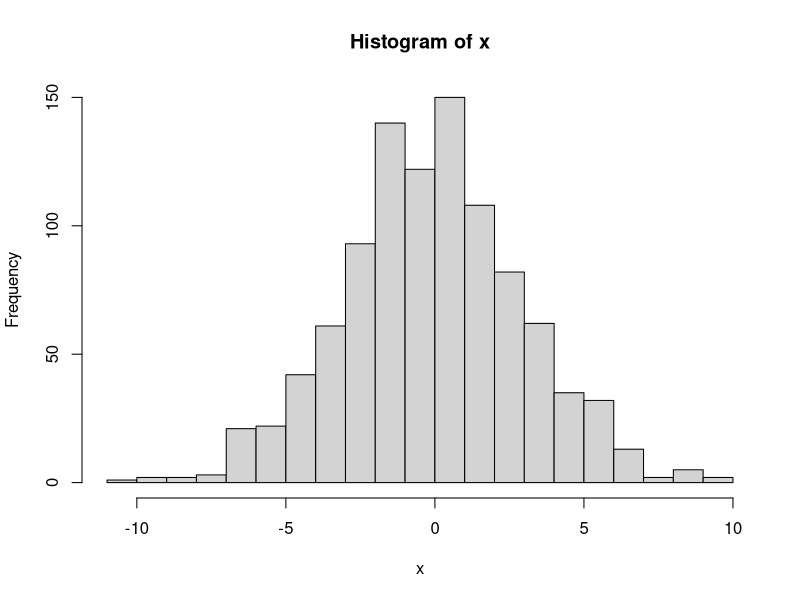
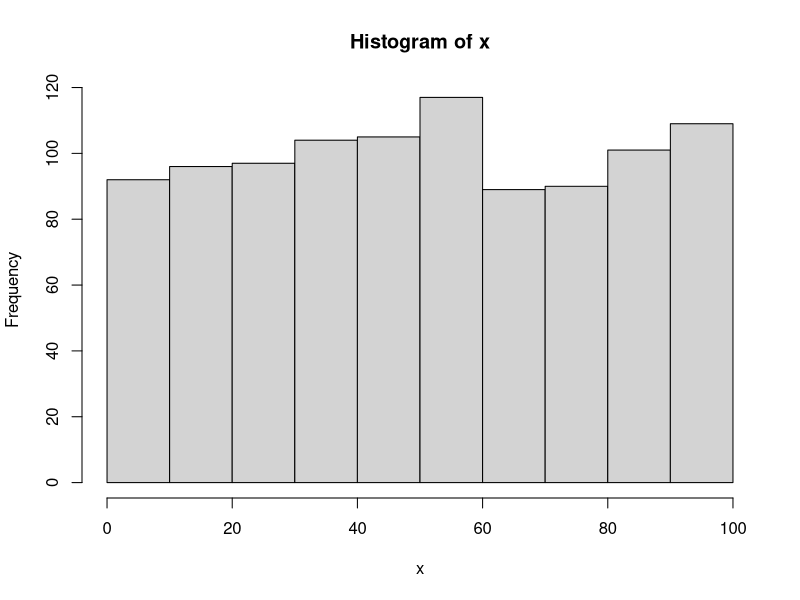
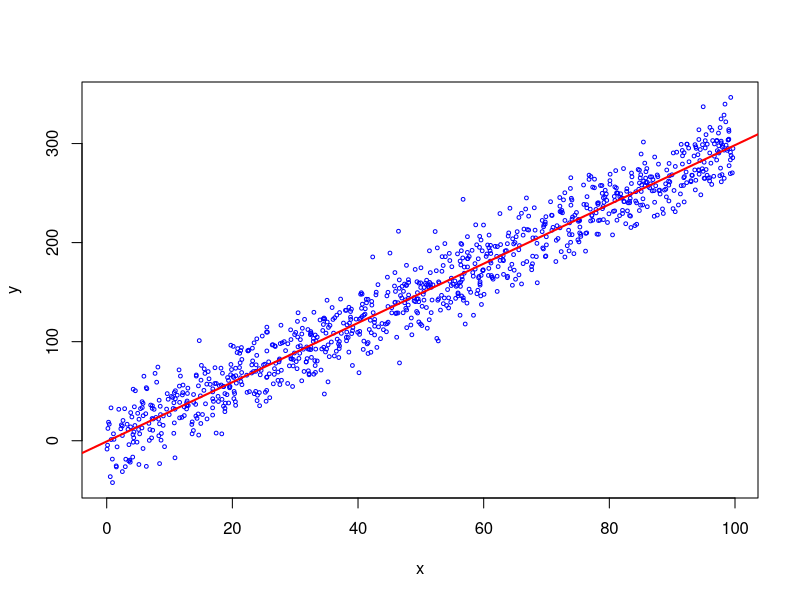

Write R code to recreate these figures, in order.
##this script creates data and a few plots

x <- rnorm(n = 1000, mean=0, sd=3)
hist(x, nclass=20)

###
m <- 3
b <- -2
esp <- rnorm(1000,mean=0,sd=20)

x <- runif(1000, 0,100)
hist(x)
y <- m*x+b+esp
plot(x,y, cex=.5, col="blue")

#####
abline(lm(y~x), lyt=2, col="red", lwd=2)
